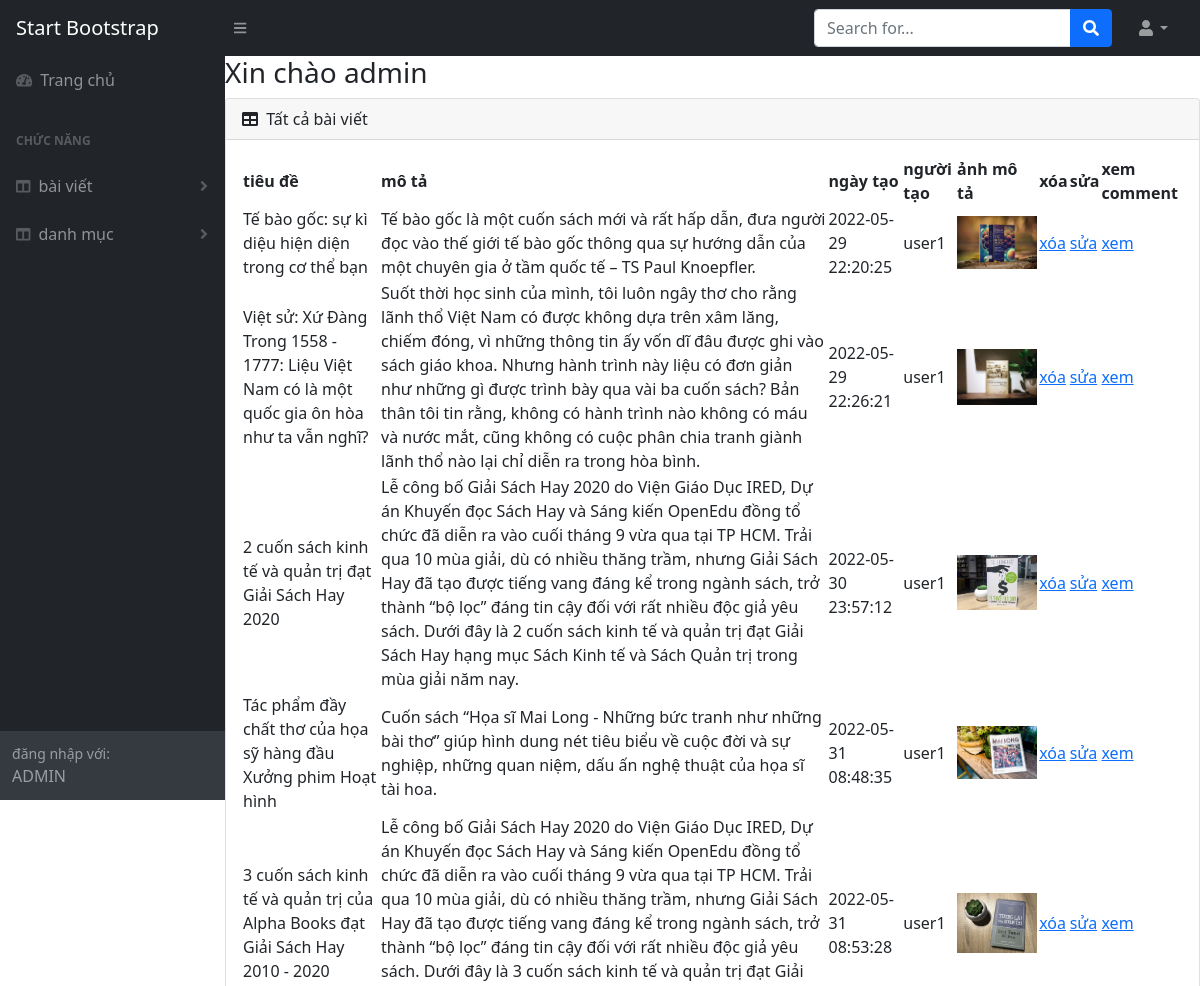
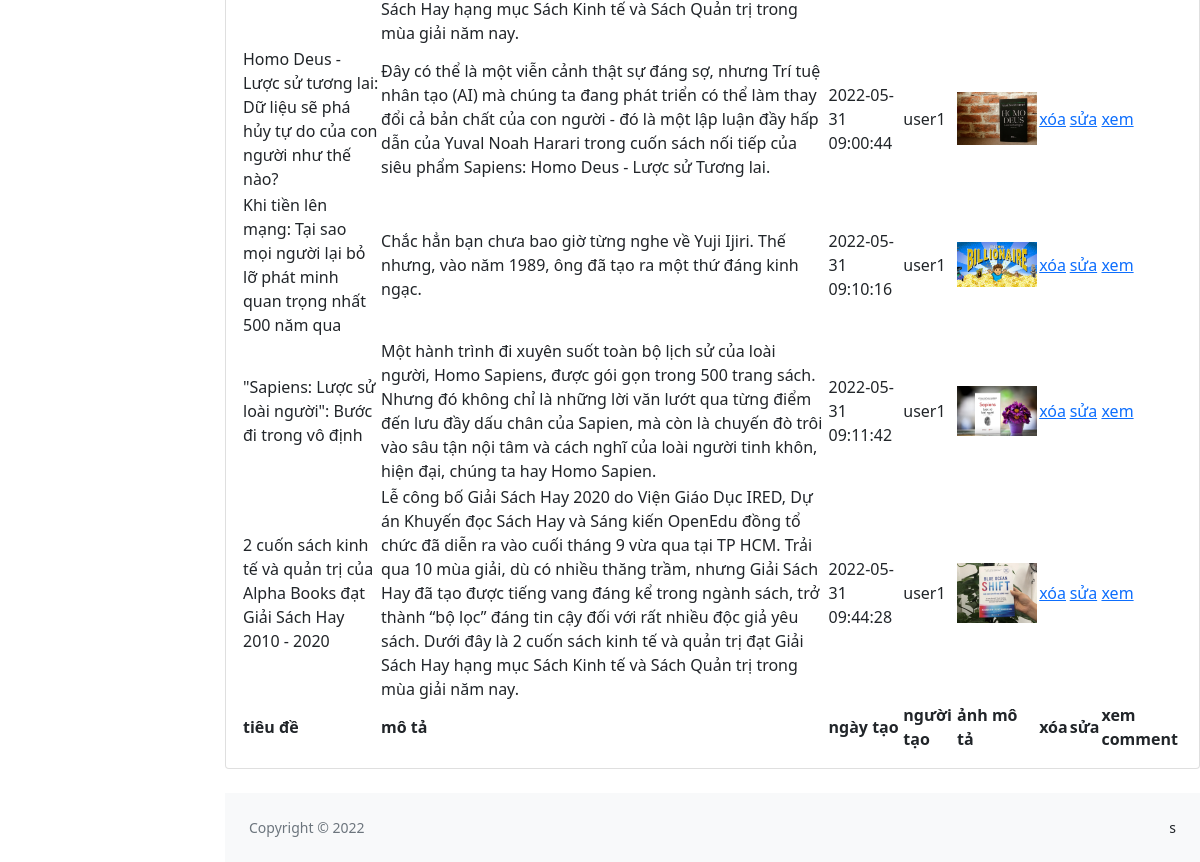
Page /allPost.php on the committed database (2 pictures, top to bottom).
### tables this page shows
CREATE TABLE `post` (
  `id` int(11) NOT NULL,
  `title` varchar(2000) NOT NULL,
  `content` longtext NOT NULL,
  `createddate` datetime NOT NULL DEFAULT current_timestamp(),
  `createdBy` varchar(255) DEFAULT NULL,
  `category_id` int(11) NOT NULL,
  `image` varchar(5000) NOT NULL,
  `description` varchar(3000) NOT NULL
);

### dbhelp.php (called while the page is built, shortened)
<?php
function executeresult($sql){
	$conn = mysqli_connect(HOST, USERNAME, PASSWORD, DATABASE) or die("connect fail");
	$resultset = mysqli_query($conn, $sql);
	$List = [];
	while ($row = mysqli_fetch_array($resultset,1)) {
		$List[] = $row;
	}return $List;
}
?>

### dao/PostDao.php (called while the page is built, shortened)
<?php
require_once("dbhelp.php");
function getAllPost(){
	$sql = "select * from post ";
	$list = executeResult($sql);
	return $list;
}
?>

### allPost.php (the view, shortened to what this page needs)
<?php
require_once("dao/PostDao.php");
?>
<!DOCTYPE html>
<html lang="en">
    <head>
        <link href="admin/css/styles.css" rel="stylesheet" />
    </head>
    <body class="sb-nav-fixed">
        <nav class="sb-topnav navbar navbar-expand navbar-dark bg-dark">
            <a class="navbar-brand ps-3" href="index.html">Start Bootstrap</a>
            <button class="btn btn-link btn-sm order-1 order-lg-0 me-4 me-lg-0" id="sidebarToggle" href="#!"><i class="fas fa-bars"></i></button>
            <form class="d-none d-md-inline-block form-inline ms-auto me-0 me-md-3 my-2 my-md-0">
                <div class="input-group">
                    <input class="form-control" type="text" placeholder="Search for..." aria-label="Search for..." aria-describedby="btnNavbarSearch" />
                    <button class="btn btn-primary" id="btnNavbarSearch" type="button"><i class="fas fa-search"></i></button>
                </div>
            </form>
            <ul class="navbar-nav ms-auto ms-md-0 me-3 me-lg-4">
                <li class="nav-item dropdown">
                    <a class="nav-link dropdown-toggle" id="navbarDropdown" href="#" role="button" data-bs-toggle="dropdown" aria-expanded="false"><i class="fas fa-user fa-fw"></i></a>
                </li>
            </ul>
        </nav>
        <div id="layoutSidenav">
            <div id="layoutSidenav_nav">
                 <nav class="sb-sidenav accordion sb-sidenav-dark" id="sidenavAccordion">
                    <div class="sb-sidenav-menu">
                        <div class="nav">
                            <a class="nav-link" href="admin.php">
                                <div class="sb-nav-link-icon"><i class="fas fa-tachometer-alt"></i></div>
                                Trang chủ
                            </a>
                            <div class="sb-sidenav-menu-heading">chức năng</div>
                            <a class="nav-link collapsed" href="#" data-bs-toggle="collapse" data-bs-target="#collapseLayouts" aria-expanded="false" aria-controls="collapseLayouts">
                                <div class="sb-nav-link-icon"><i class="fas fa-columns"></i></div>
                                bài viết
                                <div class="sb-sidenav-collapse-arrow"><i class="fas fa-angle-down"></i></div>
                            </a>
                            <a class="nav-link collapsed" href="#" data-bs-toggle="collapse" data-bs-target="#category" aria-expanded="false" aria-controls="collapseLayouts">
                                <div class="sb-nav-link-icon"><i class="fas fa-columns"></i></div>
                                danh mục
                                <div class="sb-sidenav-collapse-arrow"><i class="fas fa-angle-down"></i></div>
                            </a>
                        </div>
                    </div>
                    <div class="sb-sidenav-footer">
                        <div class="small">đăng nhập với:</div>
                        ADMIN
                    </div>
                </nav>
            </div>
            <div id="layoutSidenav_content">
                <main>
                    <div>
                        <h3>Xin chào admin</h3>
                         <div class="card mb-4">
                            <div class="card-header">
                                <i class="fas fa-table me-1"></i>
                                Tất cả bài viết
                            </div>
                            <div class="card-body">
                                <table id="datatablesSimple">
                                    <thead>
                                        <tr>
                                            <th>tiêu đề</th>
                                            <th>mô tả</th>
                                            <th>ngày tạo</th>
                                            <th>người tạo</th>
                                            <th>ảnh mô tả</th>
                                            <th>xóa</th>
                                            <th>sửa</th>
                                            <th>xem comment</th>
                                        </tr>
                                    </thead>
                                    <tfoot>
                                        <tr>
                                            <th>tiêu đề</th>
                                            <th>mô tả</th>
                                            <th>ngày tạo</th>
                                            <th>người tạo</th>
                                            <th>ảnh mô tả</th>
                                            <th>xóa</th>
                                            <th>sửa</th>
                                            <th>xem comment</th>
                                        </tr>
                                    </tfoot>
                                    <tbody>
                                        <?php
                                            $list = getAllPost();
                                            foreach($list as $ls){
                                                echo '
                                                     <tr>
                                                        <td>'.$ls['title'].'</td>
                                                        <td>'.$ls['description'].'</td>
                                                        <td>'.$ls['createddate'].'</td>
                                                        <td>'.$ls['createdBy'].'</td>
                                                        <td><img style="width:80px;height:auto" src="'.$ls['image'].'"></td>
                                                        <td><a href="delete.php?id='.$ls['id'].'">xóa</a></td>
                                                        <td><a href="update.php?id='.$ls['id'].'">sửa</a></td>
                                                        <td><a href="Comment.php?id='.$ls['id'].'">xem</a></td>
                                                    </tr>
                                                ';
                                            }
                                        ?>
                                    </tbody>
                                </table>
                            </div>
                        </div>
                    </div>
                </main>
                <footer class="py-4 bg-light mt-auto">
                    <div class="container-fluid px-4">
                        <div class="d-flex align-items-center justify-content-between small">
                            <div class="text-muted">Copyright &copy; 2022</div>s
                        </div>
                    </div>
                </footer>
            </div>
        </div>
    </body>
</html>

### rows in the picture
post: title "Tế bào gốc: sự kì diệu hiện diện trong cơ thể bạn", description "Tế bào gốc là một cuốn sách mới và rất hấp dẫn, đưa người đọc vào thế giới tế bào gốc thông qua sự hướng dẫn của một chuyên gia ở tầm quốc tế – TS Paul Knoepfler.", createddate "2022-05-29 22:20:25", createdBy "user1", image (picture)
post: title "Việt sử: Xứ Đàng Trong 1558 - 1777: Liệu Việt Nam có là một quốc gia ôn hòa như ta vẫn nghĩ?", description "Suốt thời học sinh của mình, tôi luôn ngây thơ cho rằng lãnh thổ Việt Nam có được không dựa trên xâm lăng, chiếm đóng, vì những thông tin ấy vốn dĩ đâu được ghi vào sách giáo khoa. Nhưng hành trình này liệu có đơn giản như những gì được trình bày qua vài ba cuốn sách? Bản thân tôi tin rằng, không có hành trình nào không có máu và nước mắt, cũng không có cuộc phân chia tranh giành lãnh thổ nào lại chỉ diễn ra trong hòa bình.", createddate "2022-05-29 22:26:21", createdBy "user1", image (picture)
post: title "2 cuốn sách kinh tế và quản trị đạt Giải Sách Hay 2020", description "Lễ công bố Giải Sách Hay 2020 do Viện Giáo Dục IRED, Dự án Khuyến đọc Sách Hay và Sáng kiến OpenEdu đồng tổ chức đã diễn ra vào cuối tháng 9 vừa qua tại TP HCM. Trải qua 10 mùa giải, dù có nhiều thăng trầm, nhưng Giải Sách Hay đã tạo được tiếng vang đáng kể trong ngành sách, trở thành “bộ lọc” đáng tin cậy đối với rất nhiều độc giả yêu sách. Dưới đây là 2 cuốn sách kinh tế và quản trị đạt Giải Sách Hay hạng mục Sách Kinh tế và Sách Quản trị trong mùa giải năm nay.", createddate "2022-05-30 23:57:12", createdBy "user1", image (picture)
post: title "Tác phẩm đầy chất thơ của họa sỹ hàng đầu Xưởng phim Hoạt hình", description "Cuốn sách “Họa sĩ Mai Long - Những bức tranh như những bài thơ” giúp hình dung nét tiêu biểu về cuộc đời và sự nghiệp, những quan niệm, dấu ấn nghệ thuật của họa sĩ tài hoa.", createddate "2022-05-31 08:48:35", createdBy "user1", image (picture)
post: title "3 cuốn sách kinh tế và quản trị của Alpha Books đạt Giải Sách Hay 2010 - 2020", description "Lễ công bố Giải Sách Hay 2020 do Viện Giáo Dục IRED, Dự án Khuyến đọc Sách Hay và Sáng kiến OpenEdu đồng tổ chức đã diễn ra vào cuối tháng 9 vừa qua tại TP HCM. Trải qua 10 mùa giải, dù có nhiều thăng trầm, nhưng Giải Sách Hay đã tạo được tiếng vang đáng kể trong ngành sách, trở thành “bộ lọc” đáng tin cậy đối với rất nhiều độc giả yêu sách. Dưới đây là 3 cuốn sách kinh tế và quản trị đạt Giải Sách Hay hạng mục Sách Kinh tế và Sách Quản trị trong mùa giải năm nay.", createddate "2022-05-31 08:53:28", createdBy "user1", image (picture)
post: title "Homo Deus - Lược sử tương lai: Dữ liệu sẽ phá hủy tự do của con người như thế nào?", description "Đây có thể là một viễn cảnh thật sự đáng sợ, nhưng Trí tuệ nhân tạo (AI) mà chúng ta đang phát triển có thể làm thay đổi cả bản chất của con người - đó là một lập luận đầy hấp dẫn của Yuval Noah Harari trong cuốn sách nối tiếp của siêu phẩm Sapiens: Homo Deus - Lược sử Tương lai.", createddate "2022-05-31 09:00:44", createdBy "user1", image (picture)
post: title "Khi tiền lên mạng: Tại sao mọi người lại bỏ lỡ phát minh quan trọng nhất 500 năm qua", description "Chắc hẳn bạn chưa bao giờ từng nghe về Yuji Ijiri. Thế nhưng, vào năm 1989, ông đã tạo ra một thứ đáng kinh ngạc.", createddate "2022-05-31 09:10:16", createdBy "user1", image (picture)
post: title "\"Sapiens: Lược sử loài người\": Bước đi trong vô định", description "Một hành trình đi xuyên suốt toàn bộ lịch sử của loài người, Homo Sapiens, được gói gọn trong 500 trang sách. Nhưng đó không chỉ là những lời văn lướt qua từng điểm đến lưu đầy dấu chân của Sapien, mà còn là chuyến đò trôi vào sâu tận nội tâm và cách nghĩ của loài người tinh khôn, hiện đại, chúng ta hay Homo Sapien.", createddate "2022-05-31 09:11:42", createdBy "user1", image (picture)
post: title "2 cuốn sách kinh tế và quản trị của Alpha Books đạt Giải Sách Hay 2010 - 2020", description "Lễ công bố Giải Sách Hay 2020 do Viện Giáo Dục IRED, Dự án Khuyến đọc Sách Hay và Sáng kiến OpenEdu đồng tổ chức đã diễn ra vào cuối tháng 9 vừa qua tại TP HCM. Trải qua 10 mùa giải, dù có nhiều thăng trầm, nhưng Giải Sách Hay đã tạo được tiếng vang đáng kể trong ngành sách, trở thành “bộ lọc” đáng tin cậy đối với rất nhiều độc giả yêu sách. Dưới đây là 2 cuốn sách kinh tế và quản trị đạt Giải Sách Hay hạng mục Sách Kinh tế và Sách Quản trị trong mùa giải năm nay.", createddate "2022-05-31 09:44:28", createdBy "user1", image (picture)
